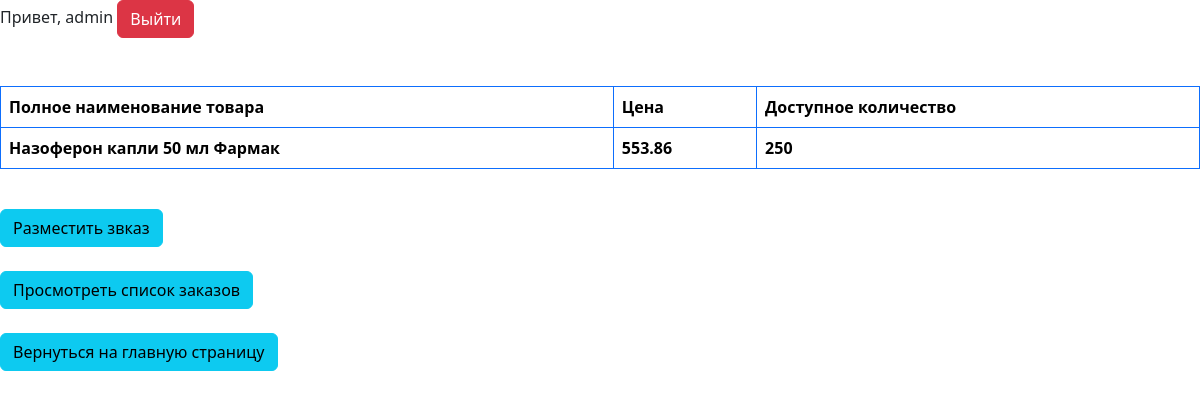
The app's page /manager_edit/products/ (signed in) with its own data.
### pharm/models.py (models this page shows, shortened)
class Product(models.Model):
    price = models.DecimalField(max_digits=6, decimal_places=2)
    drug = models.ForeignKey(Drug, on_delete=models.DO_NOTHING)
    amount = models.IntegerField()
    class Meta:
        verbose_name_plural = "Товары"
        ordering = ['drug']

class Drug(models.Model):
    name = models.CharField(max_length=50, verbose_name='Наименование препарата')
    corp = models.ForeignKey(Corporation, on_delete=models.DO_NOTHING)
    photo = models.ImageField(upload_to='products/', null=True, blank=True)
    brand = models.ForeignKey(Brand, on_delete=models.DO_NOTHING)
    status = models.ForeignKey(DrugStatus, on_delete=models.DO_NOTHING)
    drug_form = models.ForeignKey(DrugForm, on_delete=models.DO_NOTHING)
    drug_type = models.ForeignKey(DrugType, on_delete=models.DO_NOTHING)
    price = models.DecimalField(max_digits=6, decimal_places=2, verbose_name='Цена товара, сом')
    amount = models.IntegerField(verbose_name='Количество')
    def __str__(self):
        return f'{self.name} {self.corp}'
    class Meta:
        verbose_name_plural = "Лекарственные средства"
        ordering = ['name']

class Corporation(models.Model):
    corp_name = models.CharField(max_length=50, verbose_name='Наименование производителя')
    corp_country = models.ForeignKey(Country, on_delete=models.DO_NOTHING)
    class Meta:
        verbose_name_plural = "Производители"
        ordering = ['corp_name']
    def __str__(self):
        return f'{self.corp_name}'

### pharm/views.py (the view)
# urls.py: path('manager_edit/products/', views.ProductListView.as_view(), name='products_list'),
class ProductListView(ListView):
    model = models.Product
    template_name = 'products.html'
    context_object_name = 'products'

### pharm/Templates/products.html (shortened to what this page needs)
{% extends 'base.html' %}
{% block content %}
{% if user.is_authenticated %}
Привет, {{user.username}}
    <a href="{% url 'sign_out' %}" class="btn btn-danger">Выйти</a>
 {% endif %}
<br><br><br>
<table class="table table-bordered border-primary">
    <tr>
        <th>Полное наименование товара</th>
        <th>Цена</th>
        <th>Доступное количество</th>
    </tr>
    {% for product in products %}
    {% if product.amount > 0 %}
        <tr>
            <th>{{product.drug}}</th>
            <th>{{product.price}}</th>
            <th>{{product.amount}}</th>
        </tr>
    {% endif %}
    {% endfor %}
</table>
<br>
<a href="{% url 'order_create' %}" class="btn btn-info">Разместить звказ</a>
<br>
<br>
<a href="{% url 'orders_list' %}" class="btn btn-info">Просмотреть список заказов</a>
<br>
<br>
<a href="{% url 'main' %}" class="btn btn-info">Вернуться на главную страницу</a>
<br>
{% endblock %}

### pharm/static/pharm/css/styles.css (style rules this page uses)
body { font-family: Arial, sans-serif; background-color: gray; }

### records on screen
Product: drug "Назоферон капли 50 мл Фармак", price "553.86", amount "250"

### other values on screen
{{ user.username }} "admin"
